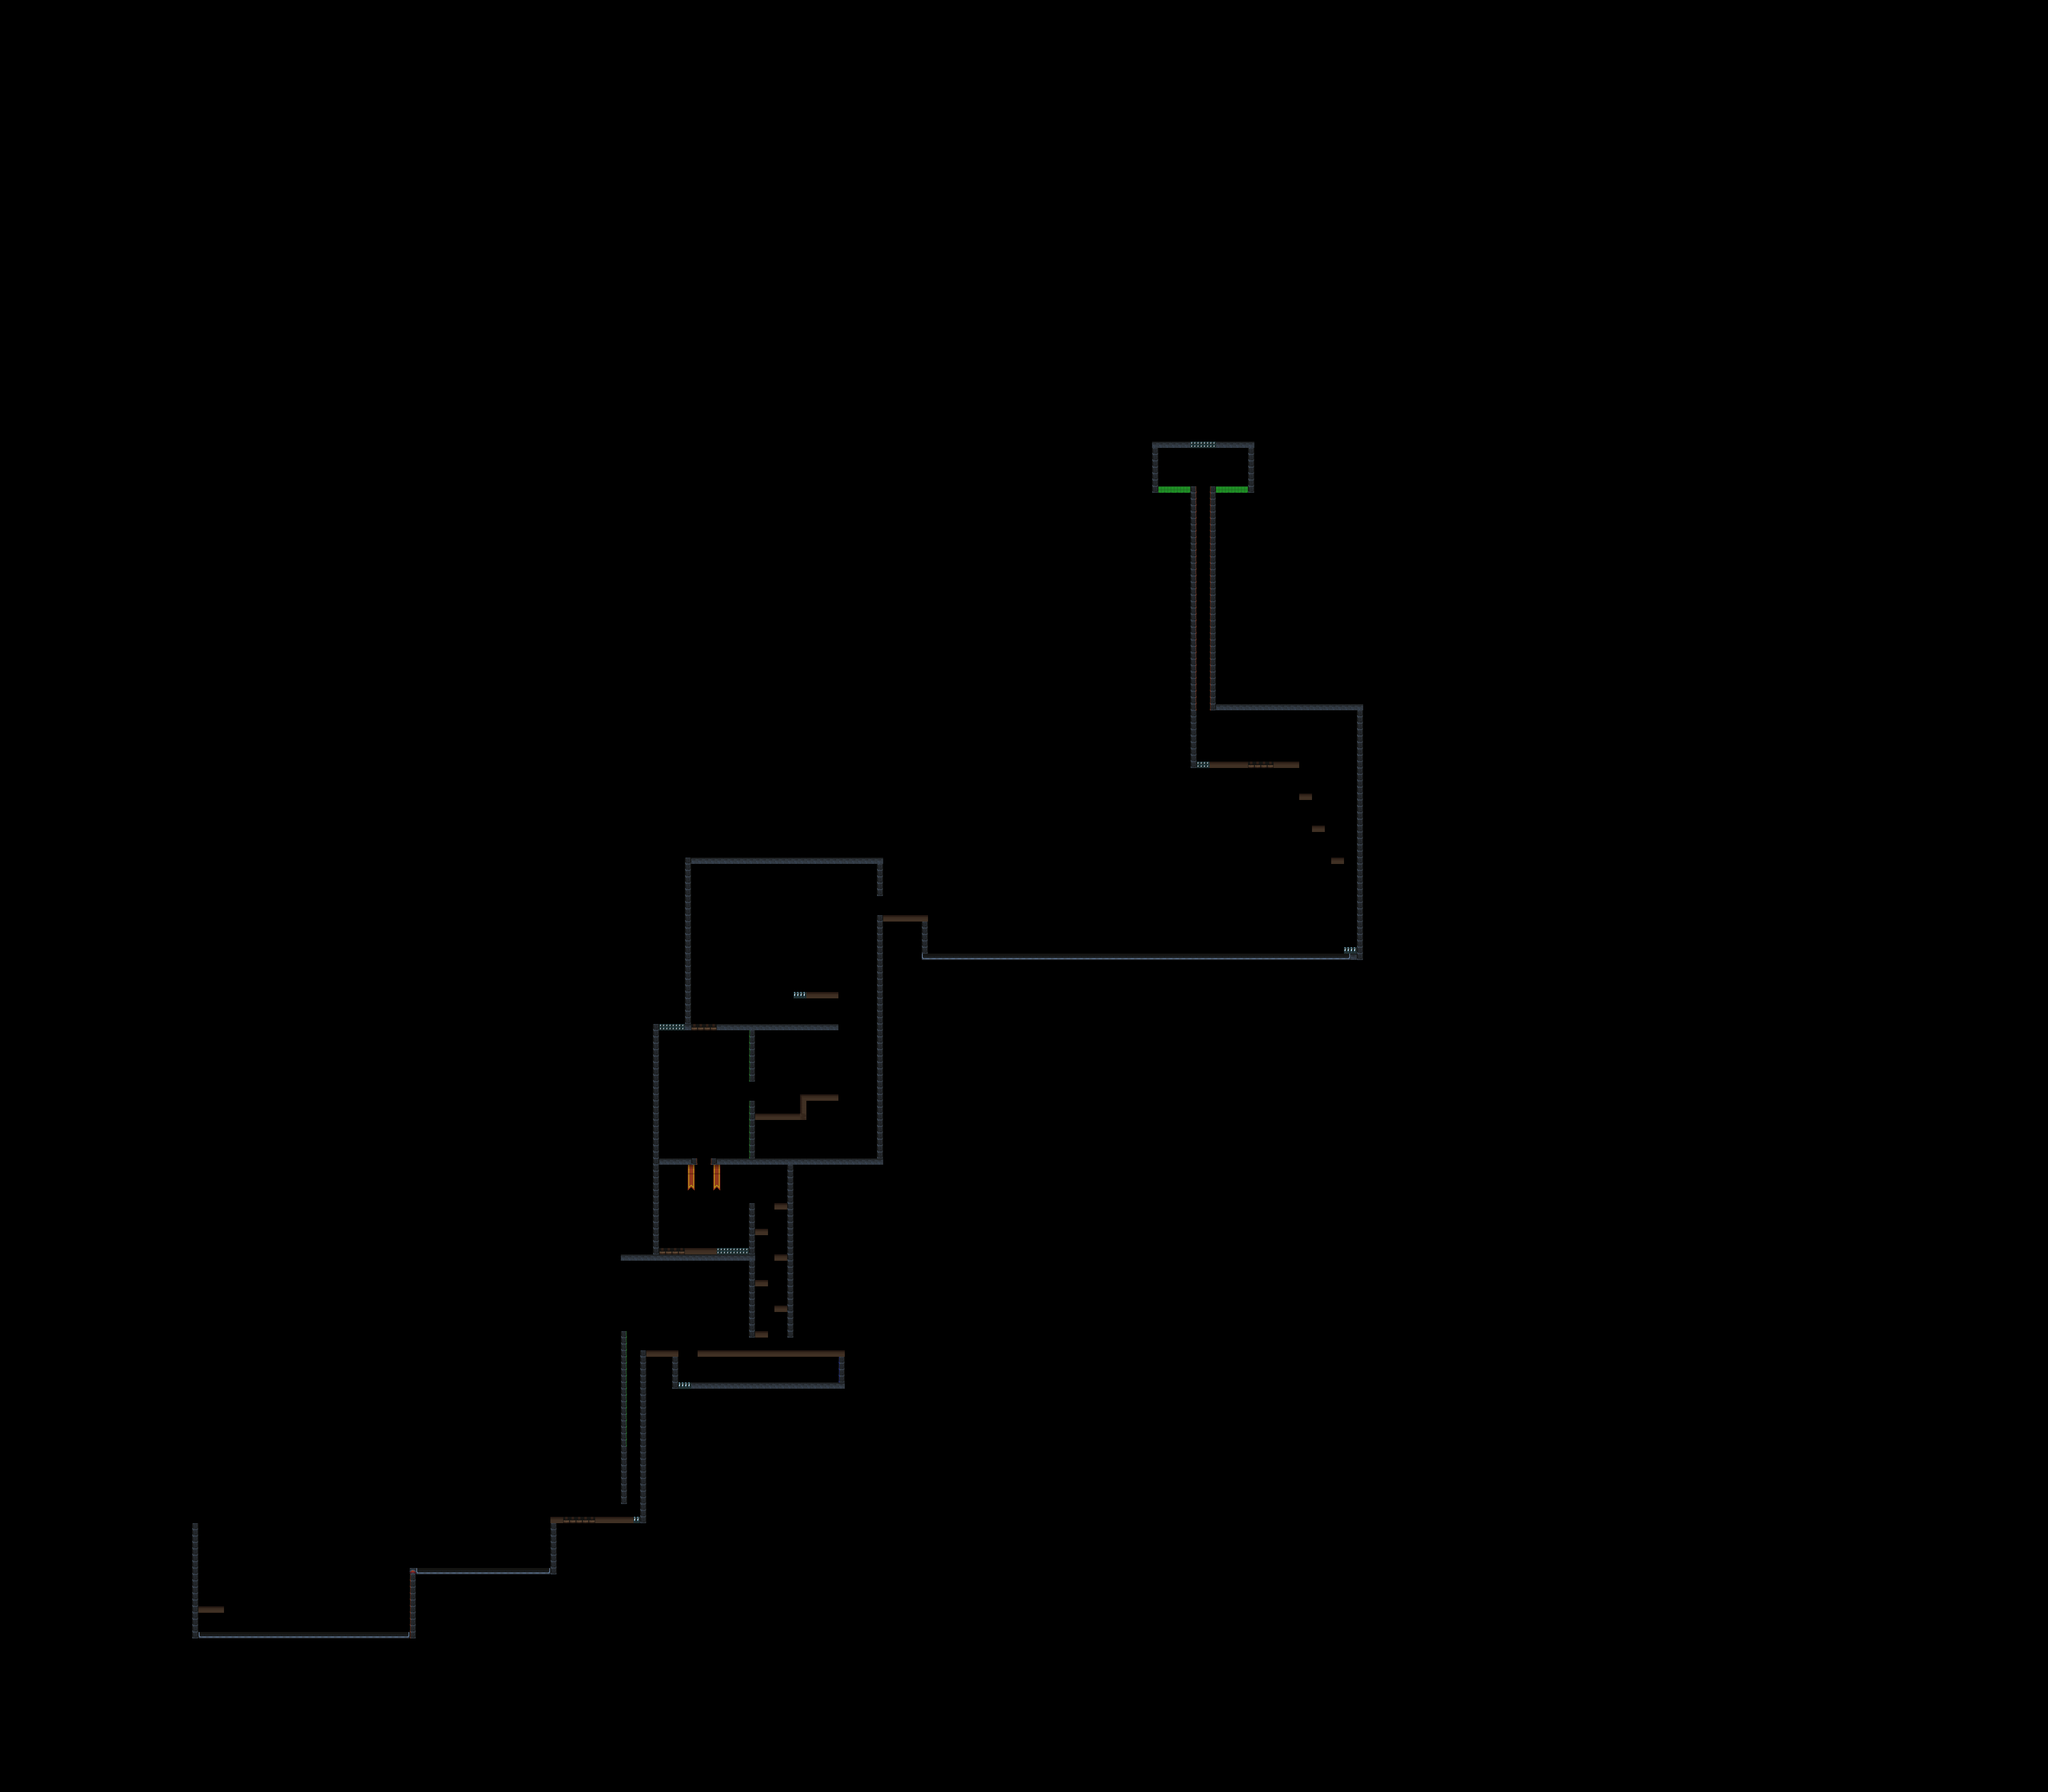

A 2D game scene composited from a Tiled map and its tileset images. What follows is a short description and the map's XML, with each tile layer's data collapsed to a summary:
An orthogonal 320x280 tile map with 16x16 px tiles, 1 tile layer (tiles) and 92 objects.

<map version="1.10" tiledversion="1.11.0" orientation="orthogonal" renderorder="right-up" width="320" height="280" tilewidth="16" tileheight="16" infinite="0" nextlayerid="8" nextobjectid="102">
 <tileset firstgid="1" source="tileset.tsx" />
 <layer id="1" name="tiles" width="320" height="280">
  <data>[89600 cells, 1141 non-empty, 55 distinct tile ids]</data>
 </layer>
 <objectgroup id="2" name="collision">
  <object id="8" x="496" y="4016" width="64" height="16" />
  <object id="10" x="1376" y="3792" width="208" height="16" />
  <object id="22" x="1744" y="3376" width="368" height="16" />
  <object id="23" x="1616" y="3376" width="80" height="16" />
  <object id="34" x="1888" y="3328" width="32" height="16" />
  <object id="35" x="1936" y="3264" width="32" height="16" />
  <object id="36" x="1888" y="3200" width="32" height="16" />
  <object id="37" x="1936" y="3136" width="32" height="16" />
  <object id="38" x="1888" y="3072" width="32" height="16" />
  <object id="39" x="1936" y="3008" width="32" height="16" />
  <object id="43" x="1648" y="3120" width="144" height="16" />
  <object id="56" x="1888" y="2784" width="128" height="16" />
  <object id="57" x="2000" y="2752" width="16" height="32" />
  <object id="58" x="2000" y="2736" width="96" height="16" />
  <object id="60" x="2016" y="2480" width="80" height="16" />
  <object id="69" x="2208" y="2288" width="112" height="16" />
  <object id="83" x="3328" y="2144" width="32" height="16" />
  <object id="85" x="3280" y="2064" width="32" height="16" />
  <object id="86" x="3248" y="1984" width="32" height="16" />
  <object id="87" x="2992" y="1904" width="256" height="16" />
 </objectgroup>
 <objectgroup id="3" name="collisionNoJump">
  <object id="11" x="1376" y="3808" width="16" height="128" />
  <object id="14" x="480" y="3808" width="16" height="288" />
  <object id="18" x="1600" y="3376" width="16" height="432" />
  <object id="19" x="1552" y="3616" width="16" height="144" />
  <object id="21" x="1872" y="3008" width="16" height="336" />
  <object id="25" x="1728" y="3456" width="384" height="16" />
  <object id="26" x="1680" y="3392" width="16" height="80" />
  <object id="27" x="2096" y="3392" width="16" height="64" />
  <object id="31" x="1552" y="3136" width="320" height="16" />
  <object id="32" x="1968" y="2912" width="16" height="432" />
  <object id="40" x="1792" y="2896" width="416" height="16" />
  <object id="41" x="1648" y="2896" width="80" height="16" />
  <object id="42" x="1632" y="2560" width="16" height="576" />
  <object id="47" x="1712" y="2560" width="384" height="16" />
  <object id="48" x="1872" y="2752" width="16" height="144" />
  <object id="49" x="1872" y="2576" width="16" height="128" />
  <object id="54" x="2192" y="2288" width="16" height="608" />
  <object id="63" x="1712" y="2144" width="16" height="416" />
  <object id="65" x="1728" y="2144" width="480" height="16" />
  <object id="66" x="2192" y="2160" width="16" height="80" />
  <object id="79" x="2304" y="2304" width="16" height="80" />
  <object id="81" x="3392" y="1760" width="16" height="640" />
  <object id="82" x="3376" y="2384" width="16" height="16" />
  <object id="84" x="3040" y="1760" width="352" height="16" />
  <object id="91" x="3120" y="1120" width="16" height="112" />
  <object id="92" x="3040" y="1104" width="96" height="16" />
  <object id="93" x="2880" y="1104" width="96" height="16" />
  <object id="94" x="2880" y="1120" width="16" height="112" />
  <object id="101" x="2976" y="1776" width="16" height="144" />
 </objectgroup>
 <objectgroup id="4" name="player">
  <object id="1" x="528" y="4000">
   <point />
  </object>
 </objectgroup>
 <objectgroup id="5" name="deadly">
  <object id="2" x="496" y="4088" width="528" height="8" />
  <object id="12" x="1040" y="3928" width="336" height="8" />
  <object id="78" x="2304" y="2388" width="1072" height="12" />
  <object id="89" x="3024" y="1216" width="16" height="560" />
  <object id="90" x="2976" y="1216" width="16" height="560" />
  <object id="99" x="1728" y="2896" width="16" height="16" />
  <object id="100" x="1776" y="2896" width="16" height="16" />
  <object id="13" x="1024" y="3920" width="16" height="176" />
 </objectgroup>
 <objectgroup id="6" name="entities">
  <object id="4" x="500" y="4048" width="396" height="16">
   <properties>
    <property name="type" value="platform" />
    <property name="width" type="int" value="2" />
   </properties>
  </object>
  <object id="6" x="976" y="3984">
   <properties>
    <property name="lives" type="int" value="2" />
    <property name="type" value="platform" />
   </properties>
   <point />
  </object>
  <object id="7" x="1056" y="3888" width="208" height="16">
   <properties>
    <property name="type" value="platform" />
   </properties>
  </object>
  <object id="24" x="1880" y="3360">
   <properties>
    <property name="isUserDamageable" type="bool" value="false" />
    <property name="lives" type="int" value="1" />
    <property name="number" type="int" value="1" />
    <property name="type" value="enemy" />
   </properties>
   <point />
  </object>
  <object id="52" x="2128" y="2464" width="16" height="304">
   <properties>
    <property name="type" value="platform" />
    <property name="width" type="int" value="2" />
   </properties>
  </object>
  <object id="53" x="1920" y="2880">
   <properties>
    <property name="type" value="enemy" />
   </properties>
   <point />
  </object>
  <object id="55" x="2080" y="2512" width="112" height="16">
   <properties>
    <property name="type" value="enemy" />
   </properties>
  </object>
  <object id="59" x="2080" y="2656" width="112" height="16">
   <properties>
    <property name="type" value="enemy" />
   </properties>
  </object>
  <object id="70" x="2320" y="2320" width="240" height="16">
   <properties>
    <property name="type" value="platform" />
    <property name="width" type="int" value="3" />
   </properties>
  </object>
  <object id="71" x="2480" y="2176" width="16" height="128">
   <properties>
    <property name="type" value="enemy" />
   </properties>
  </object>
  <object id="72" x="2576" y="2256" width="16" height="128">
   <properties>
    <property name="type" value="enemy" />
   </properties>
  </object>
  <object id="73" x="2624" y="2368" width="320" height="16">
   <properties>
    <property name="type" value="platform" />
    <property name="width" type="int" value="4" />
   </properties>
  </object>
  <object id="74" x="2832" y="2336" width="192" height="16">
   <properties>
    <property name="type" value="enemy" />
   </properties>
  </object>
  <object id="75" x="2976" y="2368" width="320" height="16">
   <properties>
    <property name="type" value="platform" />
    <property name="width" type="int" value="3" />
   </properties>
  </object>
  <object id="77" x="3184" y="2336" width="64" height="16">
   <properties>
    <property name="type" value="enemy" />
   </properties>
  </object>
  <object id="64" x="1824" y="2544" width="192" height="16">
   <properties>
    <property name="type" value="enemy" />
   </properties>
  </object>
 </objectgroup>
 <objectgroup id="7" name="bodyEntities">
  <object id="20" x="1552" y="3328" width="16" height="288">
   <properties>
    <property name="type" value="ladder" />
   </properties>
  </object>
  <object id="15" x="1408" y="3792" width="80" height="16">
   <properties>
    <property name="type" value="checkpoint" />
   </properties>
  </object>
  <object id="17" x="1584" y="3792" width="16" height="16">
   <properties>
    <property name="type" value="trampoline" />
   </properties>
  </object>
  <object id="29" x="1696" y="3456" width="32" height="16">
   <properties>
    <property name="type" value="trampoline" />
   </properties>
  </object>
  </objectgroup>
</map>
<!-- 14 of 92 objects omitted -->
